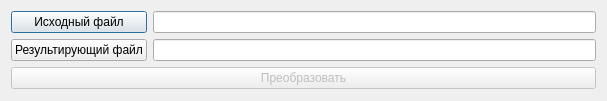
<?xml version="1.0" encoding="UTF-8"?>
<ui version="4.0">
 <class>convert_dialog</class>
 <widget class="QDialog" name="convert_dialog">
  <property name="geometry">
   <rect>
    <x>0</x>
    <y>0</y>
    <width>607</width>
    <height>101</height>
   </rect>
  </property>
  <property name="windowTitle">
   <string>Преобразование</string>
  </property>
  <layout class="QGridLayout" name="gridLayout">
   <item row="0" column="0">
    <layout class="QVBoxLayout" name="verticalLayout_3">
     <item>
      <layout class="QHBoxLayout" name="horizontalLayout">
       <item>
        <layout class="QVBoxLayout" name="verticalLayout_2">
         <item>
          <widget class="QPushButton" name="src_button">
           <property name="text">
            <string>Исходный файл</string>
           </property>
          </widget>
         </item>
         <item>
          <widget class="QPushButton" name="dst_button">
           <property name="text">
            <string>Результирующий файл</string>
           </property>
          </widget>
         </item>
        </layout>
       </item>
       <item>
        <layout class="QVBoxLayout" name="verticalLayout">
         <item>
          <widget class="QLineEdit" name="src_edit">
           <property name="focusPolicy">
            <enum>Qt::NoFocus</enum>
           </property>
           <property name="readOnly">
            <bool>true</bool>
           </property>
          </widget>
         </item>
         <item>
          <widget class="QLineEdit" name="dst_edit">
           <property name="focusPolicy">
            <enum>Qt::NoFocus</enum>
           </property>
           <property name="readOnly">
            <bool>true</bool>
           </property>
          </widget>
         </item>
        </layout>
       </item>
      </layout>
     </item>
     <item>
      <widget class="QPushButton" name="convert_button">
       <property name="enabled">
        <bool>false</bool>
       </property>
       <property name="text">
        <string>Преобразовать</string>
       </property>
      </widget>
     </item>
    </layout>
   </item>
  </layout>
 </widget>
 <tabstops>
  <tabstop>src_button</tabstop>
  <tabstop>dst_button</tabstop>
  <tabstop>convert_button</tabstop>
  <tabstop>src_edit</tabstop>
  <tabstop>dst_edit</tabstop>
 </tabstops>
 <resources/>
 <connections/>
</ui>
